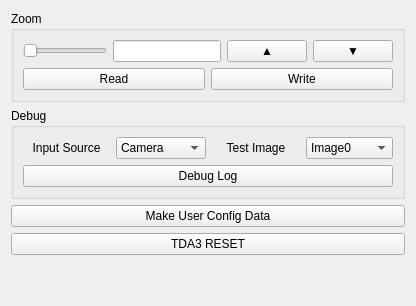
     <widget class="QWidget" name="tabOperation">
      <attribute name="title">
       <string>Operation</string>
      </attribute>
      <layout class="QVBoxLayout">
       <item>
        <widget class="QGroupBox" name="groupBox_zoom">
         <property name="title">
          <string>Zoom</string>
         </property>
         <layout class="QVBoxLayout" name="verticalLayout_8">
          <item>
           <layout class="QHBoxLayout" name="horizontalLayout_5">
            <item>
             <widget class="QSlider" name="horizontalSlider_zoom">
              <property name="minimum">
               <number>10</number>
              </property>
              <property name="maximum">
               <number>40</number>
              </property>
              <property name="pageStep">
               <number>1</number>
              </property>
              <property name="value">
               <number>10</number>
              </property>
              <property name="orientation">
               <enum>Qt::Horizontal</enum>
              </property>
             </widget>
            </item>
            <item>
             <widget class="QLineEdit" name="lineEdit_zoom"/>
            </item>
            <item>
             <widget class="QPushButton" name="pushButton_zoomUp">
              <property name="text">
               <string>▲</string>
              </property>
             </widget>
            </item>
            <item>
             <widget class="QPushButton" name="pushButton_zoomDown">
              <property name="text">
               <string>▼</string>
              </property>
             </widget>
            </item>
           </layout>
          </item>
          <item>
           <layout class="QHBoxLayout" name="horizontalLayout_10">
            <item>
             <widget class="QPushButton" name="pushButton_zoomRead">
              <property name="text">
               <string>Read</string>
              </property>
             </widget>
            </item>
            <item>
             <widget class="QPushButton" name="pushButton_zoomWrite">
              <property name="text">
               <string>Write</string>
              </property>
             </widget>
            </item>
           </layout>
          </item>
         </layout>
        </widget>
       </item>
       <item>
        <widget class="QGroupBox" name="groupBox_debug">
         <property name="title">
          <string>Debug</string>
         </property>
         <layout class="QVBoxLayout" name="verticalLayout_16">
          <item>
           <layout class="QHBoxLayout" name="horizontalLayout_23">
            <item>
             <widget class="QLabel" name="label_24">
              <property name="layoutDirection">
               <enum>Qt::LeftToRight</enum>
              </property>
              <property name="text">
               <string>Input Source</string>
              </property>
              <property name="alignment">
               <set>Qt::AlignCenter</set>
              </property>
             </widget>
            </item>
            <item>
             <widget class="QComboBox" name="comboBox_InputSource">
              <item>
               <property name="text">
                <string>Camera</string>
               </property>
              </item>
              <item>
               <property name="text">
                <string>Test Image</string>
               </property>
              </item>
             </widget>
            </item>
            <item>
             <widget class="QLabel" name="label_25">
              <property name="layoutDirection">
               <enum>Qt::LeftToRight</enum>
              </property>
              <property name="text">
               <string>Test Image</string>
              </property>
              <property name="alignment">
               <set>Qt::AlignCenter</set>
              </property>
             </widget>
            </item>
            <item>
             <widget class="QComboBox" name="comboBox_TestImage">
              <item>
               <property name="text">
                <string>Image0</string>
               </property>
              </item>
             </widget>
            </item>
           </layout>
          </item>
          <item>
           <layout class="QHBoxLayout" name="horizontalLayout_24">
            <item>
             <widget class="QPushButton" name="btn_OpenDebug">
              <property name="text">
               <string>Debug Log</string>
              </property>
             </widget>
            </item>
           </layout>
          </item>
         </layout>
        </widget>
       </item>
       <item>
        <widget class="QPushButton" name="btn_Make_UserConfig">
         <property name="text">
          <string>Make User Config Data</string>
         </property>
        </widget>
       </item>
       <item>
        <widget class="QPushButton" name="btn_TDA3_RESET">
         <property name="text">
          <string>TDA3 RESET</string>
         </property>
        </widget>
       </item>
       <item>
        <spacer name="verticalSpacer_2">
         <property name="orientation">
          <enum>Qt::Vertical</enum>
         </property>
         <property name="sizeHint" stdset="0">
          <size>
           <width>20</width>
           <height>40</height>
          </size>
         </property>
        </spacer>
       </item>
      </layout>
     </widget>
